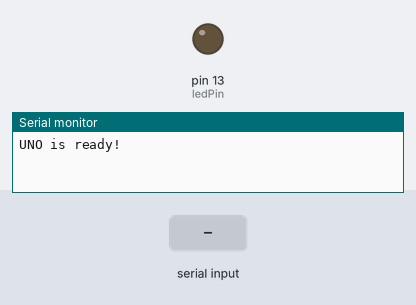
The sketch below on a simulated Arduino Uno, built with avr-gcc and run on an emulated ATmega328P. Shown: output pins drawn as LEDs (lit = HIGH), the last lines printed to the serial monitor. The test bench sets the inputs (shaded band).

Above: at 1.2 s.
1.3 s: "30,150\n" received over Serial
At 2.0 s:
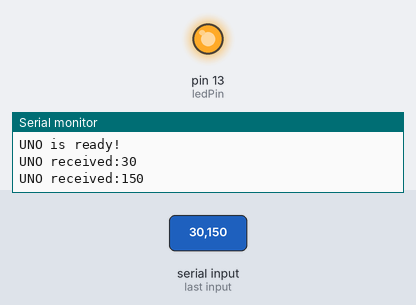
Timing chart, 0 to 4.3 s (numbered marks = the images above; inputs shaded):
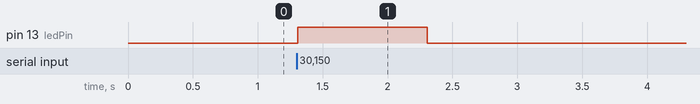

Measured:
- after the input at 1.3 s, pin 13 (ledPin): LOW → HIGH at once, → LOW 1.0 s later

The sketch:

Sketch_3.3.1_Application_of_Serial.ino
```cpp
/**********************************************************************
  Filename    : Sketch_6.3.1_Application_of_Serial
  Description : Application of Serial
  Auther      : www.freenove.com
  Modification: 2024/08/05
**********************************************************************/

int inInt;        // define a variable to store the data received from serial
int counter = 0;  // define a variable as the data sending to serial
int ledPin = 13;  // the number of the LED pin

void setup() {
  pinMode(ledPin, OUTPUT);              // initialize the LED pin as an output
  Serial.begin(9600);                  // initialize serial port, set baud rate to 9600
  Serial.println("UNO is ready!");     // print the string "UNO is ready!"
}

void loop() {
  if (Serial.available()) {         // judge whether the data has been received
    inInt = Serial.parseInt();      // read an integer
    Serial.print("UNO received:");  // print the string "UNO received:"
    Serial.println(inInt);          // print the received character
    // convert the received integer into PWM duty cycle of ledPin port
    analogWrite(ledPin, constrain(inInt, 0, 255));
  }
}
```
